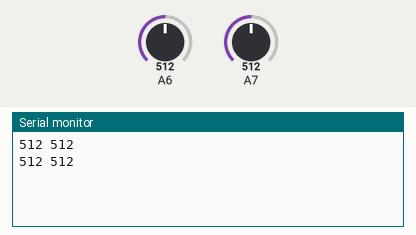
This sketch was run on a simulated Arduino Mega 2560, built with avr-gcc and run on an emulated ATmega2560. Shown: the last lines printed to the serial monitor. Inputs (shaded band) come from the test bench; at power-on: A6 = 512, A7 = 512.

Above: at 1.8 s.
1.9 s: A6 set to 716
At 2.8 s:
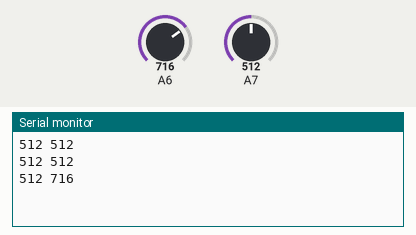
3.4 s: A7 set to 716
At 4.4 s:
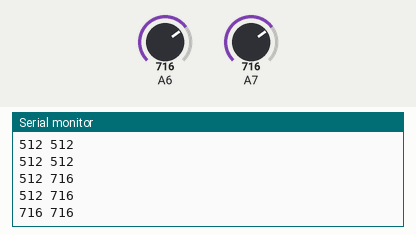
4.9 s: A6 set to 900
At 5.8 s:
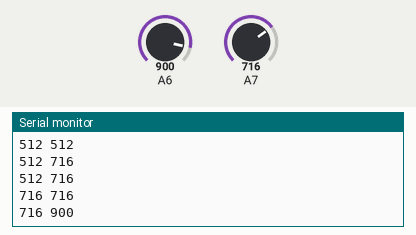
6.4 s: A7 set to 900
At 7.8 s:
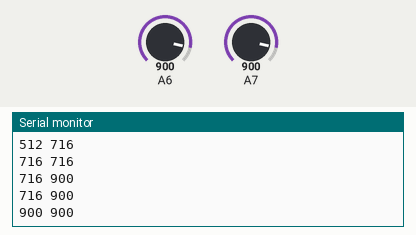
Timing chart, 0 to 8.9 s (numbered marks = the images above; inputs shaded):
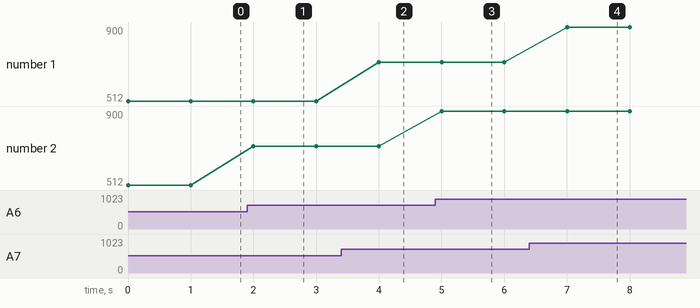

The sketch:

sketch_aug21a.ino
```cpp
void setup() {
  Serial.begin(115200);
pinMode(23,INPUT);
pinMode(22,INPUT);
}

void loop() {
  Serial.print(analogRead(23));
    Serial.print(' ');
    Serial.println(analogRead(22));
  delay(1000);
}
```

Measured:
- after the input at 1.9 s, the serial monitor: prints a new line after 0.10 s (image 1)
- after the input at 3.4 s, the serial monitor: prints a new line after 0.60 s (image 2)
- after the input at 4.9 s, the serial monitor: prints a new line after 0.10 s (image 3)
- after the input at 6.4 s, the serial monitor: prints a new line after 0.60 s (image 4)
- plotted number 2: 512 → 716 after the input at 1.9 s, 716 → 900 after the input at 4.9 s
